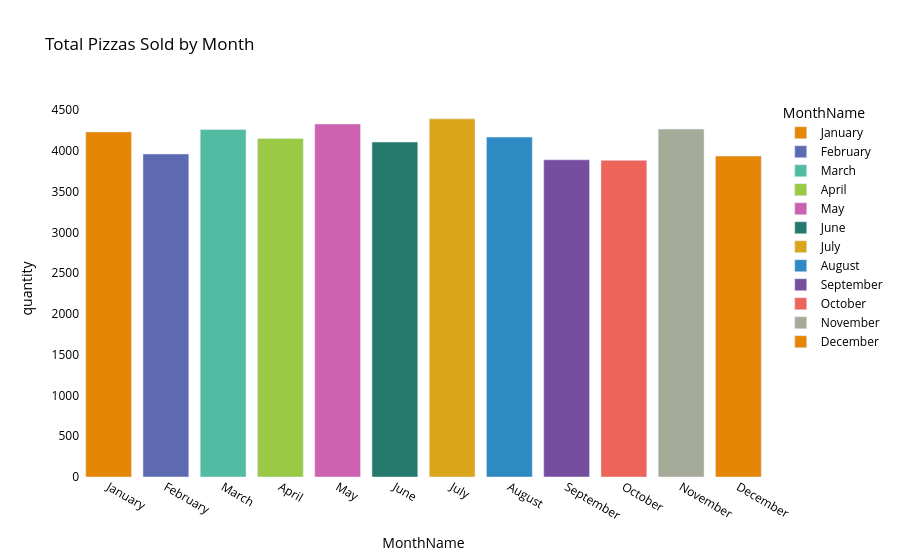

The notebook cell this image was saved under:
### Code cell
# Make a visualization of Total Pizzas Sold by Month with plotly

fig = px.bar(
    SalesperMonth,
    x='MonthName',
    y='quantity',
    title='Total Pizzas Sold by Month',
    color='MonthName',
    color_discrete_sequence=px.colors.qualitative.Vivid
)
fig.update_layout(
    plot_bgcolor='white',
    paper_bgcolor='white',
    font=dict(color='black')
)
fig.show()

### Figure 1 — Plotly figure (JSON) as saved in the notebook; plotly's stock layout.template omitted (floating-point values rounded to 4 significant figures)
{"data": [{"hovertemplate": "MonthName=%{x}<br>quantity=%{y}<extra></extra>", "legendgroup": "January", "marker": {"color": "rgb(229, 134, 6)", "pattern": {"shape": ""}}, "name": "January", "orientation": "v", "showlegend": true, "textposition": "auto", "type": "bar", "x": ["January"], "xaxis": "x", "y": [4232], "yaxis": "y"}, {"hovertemplate": "MonthName=%{x}<br>quantity=%{y}<extra></extra>", "legendgroup": "February", "marker": {"color": "rgb(93, 105, 177)", "pattern": {"shape": ""}}, "name": "February", "orientation": "v", "showlegend": true, "textposition": "auto", "type": "bar", "x": ["February"], "xaxis": "x", "y": [3961], "yaxis": "y"}, {"hovertemplate": "MonthName=%{x}<br>quantity=%{y}<extra></extra>", "legendgroup": "March", "marker": {"color": "rgb(82, 188, 163)", "pattern": {"shape": ""}}, "name": "March", "orientation": "v", "showlegend": true, "textposition": "auto", "type": "bar", "x": ["March"], "xaxis": "x", "y": [4261], "yaxis": "y"}, {"hovertemplate": "MonthName=%{x}<br>quantity=%{y}<extra></extra>", "legendgroup": "April", "marker": {"color": "rgb(153, 201, 69)", "pattern": {"shape": ""}}, "name": "April", "orientation": "v", "showlegend": true, "textposition": "auto", "type": "bar", "x": ["April"], "xaxis": "x", "y": [4151], "yaxis": "y"}, {"hovertemplate": "MonthName=%{x}<br>quantity=%{y}<extra></extra>", "legendgroup": "May", "marker": {"color": "rgb(204, 97, 176)", "pattern": {"shape": ""}}, "name": "May", "orientation": "v", "showlegend": true, "textposition": "auto", "type": "bar", "x": ["May"], "xaxis": "x", "y": [4328], "yaxis": "y"}, {"hovertemplate": "MonthName=%{x}<br>quantity=%{y}<extra></extra>", "legendgroup": "June", "marker": {"color": "rgb(36, 121, 108)", "pattern": {"shape": ""}}, "name": "June", "orientation": "v", "showlegend": true, "textposition": "auto", "type": "bar", "x": ["June"], "xaxis": "x", "y": [4107], "yaxis": "y"}, {"hovertemplate": "MonthName=%{x}<br>quantity=%{y}<extra></extra>", "legendgroup": "July", "marker": {"color": "rgb(218, 165, 27)", "pattern": {"shape": ""}}, "name": "July", "orientation": "v", "showlegend": true, "textposition": "auto", "type": "bar", "x": ["July"], "xaxis": "x", "y": [4392], "yaxis": "y"}, {"hovertemplate": "MonthName=%{x}<br>quantity=%{y}<extra></extra>", "legendgroup": "August", "marker": {"color": "rgb(47, 138, 196)", "pattern": {"shape": ""}}, "name": "August", "orientation": "v", "showlegend": true, "textposition": "auto", "type": "bar", "x": ["August"], "xaxis": "x", "y": [4168], "yaxis": "y"}, {"hovertemplate": "MonthName=%{x}<br>quantity=%{y}<extra></extra>", "legendgroup": "September", "marker": {"color": "rgb(118, 78, 159)", "pattern": {"shape": ""}}, "name": "September", "orientation": "v", "showlegend": true, "textposition": "auto", "type": "bar", "x": ["September"], "xaxis": "x", "y": [3890], "yaxis": "y"}, {"hovertemplate": "MonthName=%{x}<br>quantity=%{y}<extra></extra>", "legendgroup": "October", "marker": {"color": "rgb(237, 100, 90)", "pattern": {"shape": ""}}, "name": "October", "orientation": "v", "showlegend": true, "textposition": "auto", "type": "bar", "x": ["October"], "xaxis": "x", "y": [3883], "yaxis": "y"}, {"hovertemplate": "MonthName=%{x}<br>quantity=%{y}<extra></extra>", "legendgroup": "November", "marker": {"color": "rgb(165, 170, 153)", "pattern": {"shape": ""}}, "name": "November", "orientation": "v", "showlegend": true, "textposition": "auto", "type": "bar", "x": ["November"], "xaxis": "x", "y": [4266], "yaxis": "y"}, {"hovertemplate": "MonthName=%{x}<br>quantity=%{y}<extra></extra>", "legendgroup": "December", "marker": {"color": "rgb(229, 134, 6)", "pattern": {"shape": ""}}, "name": "December", "orientation": "v", "showlegend": true, "textposition": "auto", "type": "bar", "x": ["December"], "xaxis": "x", "y": [3935], "yaxis": "y"}], "layout": {"barmode": "relative", "font": {"color": "black"}, "legend": {"title": {"text": "MonthName"}, "tracegroupgap": 0}, "paper_bgcolor": "white", "plot_bgcolor": "white", "title": {"text": "Total Pizzas Sold by Month"}, "xaxis": {"anchor": "y", "categoryarray": ["January", "February", "March", "April", "May", "June", "July", "August", "September", "October", "November", "December"], "categoryorder": "array", "domain": [0, 1], "title": {"text": "MonthName"}}, "yaxis": {"anchor": "x", "domain": [0, 1], "title": {"text": "quantity"}}}}
